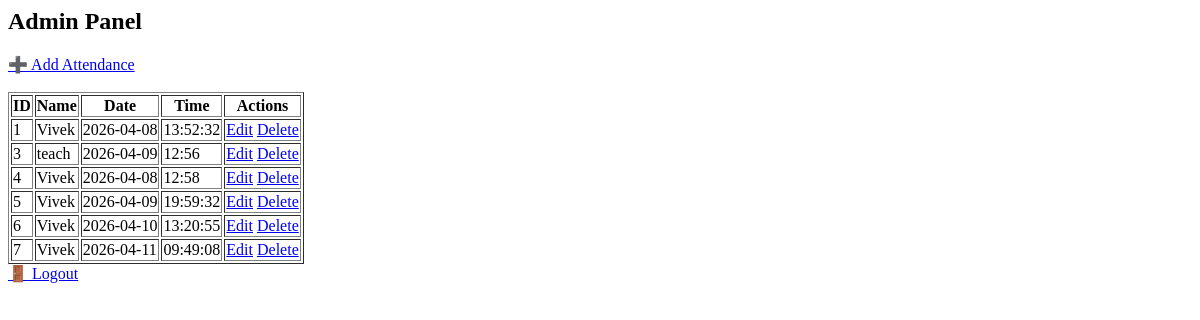
Before: /admin_panel (signed in) with the older database file.
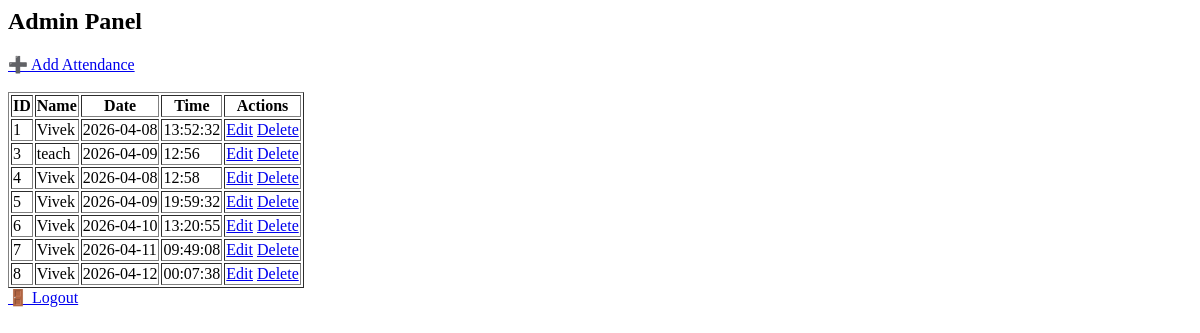
After: the same page with the newer database file.
### tables this page shows
CREATE TABLE attendance (
        user_id INTEGER,
        date TEXT,
        time TEXT
    );

CREATE TABLE users (
            id INTEGER PRIMARY KEY AUTOINCREMENT,
            name TEXT UNIQUE,
            username TEXT UNIQUE,
            role TEXT,
            password TEXT
        );

### app.py (the view)
@app.route("/admin_panel")
def admin_panel():
    if not session.get("admin"):
        return redirect("/admin")
    conn = sqlite3.connect("database/database.db")
    cursor = conn.cursor()
    cursor.execute("""
    SELECT a.rowid, u.name, u.role, a.date, a.time
    FROM attendance a
    JOIN users u ON a.user_id = u.id
    """)
    data = cursor.fetchall()
    conn.close()
    return render_template("admin.html", data=data)

### app.py (called while the page is built)
@app.after_request
def add_header(response):
    response.headers["Cache-Control"] = "no-store, no-cache, must-revalidate, max-age=0"
    response.headers["Pragma"] = "no-cache"
    response.headers["Expires"] = "0"
    return response

### templates/admin.html (shortened to what this page needs)
<h2>Admin Panel</h2>
<a href="/add_attendance">➕ Add Attendance</a><br><br>
<table border="1">
<tr>
<th>ID</th>
<th>Name</th>
<th>Date</th>
<th>Time</th>
<th>Actions</th>
</tr>
{% for row in data %}
<tr>
<td>{{row[0]}}</td>
<td>{{row[1]}}</td>
<td>{{row[3]}}</td>
<td>{{row[4]}}</td>
<td>
    <a href="/edit/{{row[0]}}">Edit</a>
    <a href="/delete/{{row[0]}}">Delete</a>
</td>
</tr>
{% endfor %}
</table>
<a href='/admin_logout'>🚪 Logout</a><br><br>

Changed rows visible on the page:
added attendance: rowid "8", name "Vivek", date "2026-04-12", time "00:07:38"
